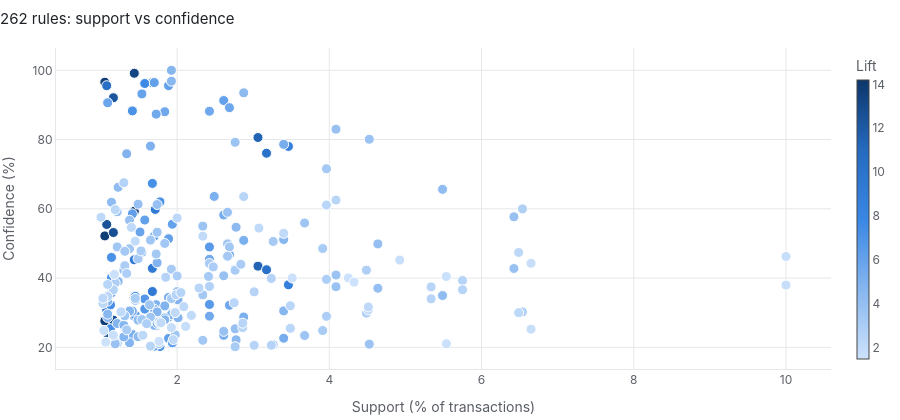

The notebook cell this image was saved under:
### Code cell
plots.rules_scatter(rules)

### Figure 1 — Plotly figure (JSON) as saved in the notebook; plotly's stock layout.template omitted (floating-point values rounded to 4 significant figures; data arrays with more than 128 entries replaced by an {"elided": "..."} marker saying what was removed)
{"data": [{"customdata": {"elided": "262 float values"}, "hovertemplate": "%{text}<br>support %{x:.2f}% · confidence %{y:.1f}% · lift %{customdata:.2f}<extra></extra>", "marker": {"color": {"elided": "262 float values"}, "colorbar": {"thickness": 12, "title": {"text": "Lift"}}, "colorscale": [[0.0, "#cde2fb"], [0.25, "#86b6ef"], [0.5, "#3987e5"], [0.75, "#256abf"], [1.0, "#0d366b"]], "line": {"color": "white", "width": 1}, "size": 10}, "mode": "markers", "text": {"elided": "262 str values"}, "type": "scatter", "x": {"elided": "262 float values"}, "y": {"elided": "262 float values"}}], "layout": {"font": {"color": "#5b5f66", "family": "Inter, Segoe UI, system-ui, sans-serif", "size": 12}, "height": 420, "hoverlabel": {"bgcolor": "white", "font": {"color": "#1f2328", "size": 12}}, "legend": {"orientation": "h", "title": {"text": ""}, "x": 1, "xanchor": "right", "y": 1.0, "yanchor": "bottom"}, "margin": {"b": 8, "l": 8, "r": 8, "t": 48}, "paper_bgcolor": "rgba(0,0,0,0)", "plot_bgcolor": "rgba(0,0,0,0)", "title": {"font": {"color": "#1f2328", "size": 15}, "text": "262 rules: support vs confidence", "x": 0, "xanchor": "left"}, "xaxis": {"gridcolor": "#e6e7ea", "linecolor": "#e6e7ea", "title": {"text": "Support (% of transactions)"}, "zeroline": false}, "yaxis": {"gridcolor": "#e6e7ea", "linecolor": "#e6e7ea", "title": {"text": "Confidence (%)"}, "zeroline": false}}}
